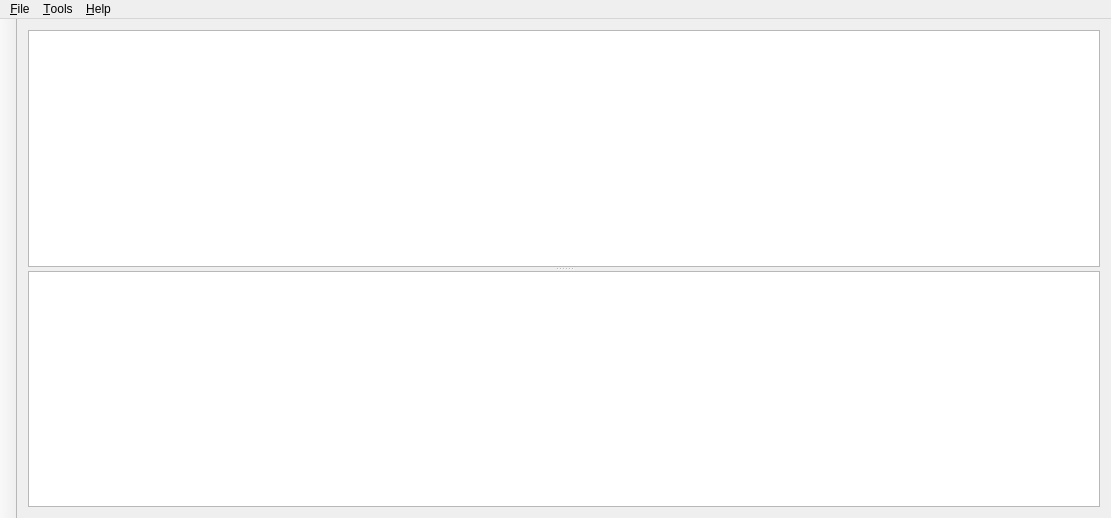
<?xml version="1.0" encoding="UTF-8"?>
<ui version="4.0">
 <class>MainWindow</class>
 <widget class="QMainWindow" name="MainWindow">
  <property name="geometry">
   <rect>
    <x>0</x>
    <y>0</y>
    <width>1111</width>
    <height>518</height>
   </rect>
  </property>
  <property name="windowTitle">
   <string>Entropy piano tuner</string>
  </property>
  <property name="windowIcon">
   <iconset resource="../../media/media.qrc">
    <normaloff>:/media/images/icon_256x256.png</normaloff>:/media/images/icon_256x256.png</iconset>
  </property>
  <widget class="QWidget" name="centralWidget">
   <layout class="QVBoxLayout" name="verticalLayout">
    <item>
     <layout class="QHBoxLayout" name="controlLayout"/>
    </item>
    <item>
     <widget class="QSplitter" name="graphSplitter">
      <property name="sizePolicy">
       <sizepolicy hsizetype="Preferred" vsizetype="Expanding">
        <horstretch>1</horstretch>
        <verstretch>1</verstretch>
       </sizepolicy>
      </property>
      <property name="orientation">
       <enum>Qt::Vertical</enum>
      </property>
      <property name="childrenCollapsible">
       <bool>false</bool>
      </property>
      <widget class="TuningCurveGraph" name="tuningCurveGraphicsView">
       <property name="sizePolicy">
        <sizepolicy hsizetype="Expanding" vsizetype="Expanding">
         <horstretch>0</horstretch>
         <verstretch>1</verstretch>
        </sizepolicy>
       </property>
       <property name="whatsThis">
        <string>&lt;html&gt;&lt;head/&gt;&lt;body&gt;&lt;p&gt;This windows displays the tuning curve.&lt;/p&gt;&lt;/body&gt;&lt;/html&gt;</string>
       </property>
      </widget>
      <widget class="FourierSpectrumGraph" name="fourierSpectrumGraphics">
       <property name="sizePolicy">
        <sizepolicy hsizetype="Expanding" vsizetype="Expanding">
         <horstretch>0</horstretch>
         <verstretch>1</verstretch>
        </sizepolicy>
       </property>
       <property name="whatsThis">
        <string>&lt;html&gt;&lt;head/&gt;&lt;body&gt;&lt;p&gt;This window displays the recorded spectrum of a single note. Bars will indicate the peaks that were found during the analysis.&lt;/p&gt;&lt;/body&gt;&lt;/html&gt;</string>
       </property>
      </widget>
     </widget>
    </item>
   </layout>
  </widget>
  <widget class="QMenuBar" name="menuBar">
   <property name="geometry">
    <rect>
     <x>0</x>
     <y>0</y>
     <width>1111</width>
     <height>26</height>
    </rect>
   </property>
   <widget class="QMenu" name="menuFile">
    <property name="title">
     <string>&amp;File</string>
    </property>
    <addaction name="action_New"/>
    <addaction name="actionOpen"/>
    <addaction name="separator"/>
    <addaction name="actionSave"/>
    <addaction name="actionSave_As"/>
    <addaction name="separator"/>
    <addaction name="actionShare"/>
    <addaction name="actionExit"/>
   </widget>
   <widget class="QMenu" name="menuTools">
    <property name="title">
     <string>&amp;Tools</string>
    </property>
    <addaction name="actionEdit_piano_data_sheet"/>
    <addaction name="actionClear_pitches"/>
    <addaction name="separator"/>
    <addaction name="actionOptions"/>
   </widget>
   <widget class="QMenu" name="menuHelp">
    <property name="title">
     <string>&amp;Help</string>
    </property>
    <addaction name="actionTutorial"/>
    <addaction name="actionManual"/>
    <addaction name="separator"/>
    <addaction name="actionAbout"/>
    <addaction name="actionView_log"/>
    <addaction name="separator"/>
    <addaction name="separator"/>
    <addaction name="separator"/>
   </widget>
   <addaction name="menuFile"/>
   <addaction name="menuTools"/>
   <addaction name="menuHelp"/>
  </widget>
  <widget class="QToolBar" name="modeToolBar">
   <property name="movable">
    <bool>false</bool>
   </property>
   <property name="allowedAreas">
    <set>Qt::LeftToolBarArea</set>
   </property>
   <attribute name="toolBarArea">
    <enum>LeftToolBarArea</enum>
   </attribute>
   <attribute name="toolBarBreak">
    <bool>false</bool>
   </attribute>
  </widget>
  <action name="actionOpen">
   <property name="text">
    <string>&amp;Open</string>
   </property>
  </action>
  <action name="actionSave">
   <property name="text">
    <string>&amp;Save</string>
   </property>
  </action>
  <action name="actionExit">
   <property name="text">
    <string>E&amp;xit</string>
   </property>
  </action>
  <action name="actionAbout">
   <property name="text">
    <string>About</string>
   </property>
  </action>
  <action name="actionOpen_sound_control">
   <property name="text">
    <string>Open sound control</string>
   </property>
  </action>
  <action name="actionSave_As">
   <property name="text">
    <string>Save &amp;As</string>
   </property>
  </action>
  <action name="action_New">
   <property name="text">
    <string>&amp;New</string>
   </property>
  </action>
  <action name="actionEdit_piano_data_sheet">
   <property name="text">
    <string>&amp;Edit piano data sheet</string>
   </property>
  </action>
  <action name="actionShare">
   <property name="icon">
    <iconset theme="document-send">
     <normaloff>.</normaloff>.</iconset>
   </property>
   <property name="text">
    <string>Share</string>
   </property>
   <property name="visible">
    <bool>false</bool>
   </property>
  </action>
  <action name="actionView_log">
   <property name="text">
    <string>View log</string>
   </property>
  </action>
  <action name="actionOptions">
   <property name="text">
    <string>&amp;Options</string>
   </property>
  </action>
  <action name="actionClear_pitches">
   <property name="text">
    <string>&amp;Clear pitch markers</string>
   </property>
   <property name="toolTip">
    <string>Clear pitch markers</string>
   </property>
  </action>
  <action name="actionManual">
   <property name="text">
    <string>Manual</string>
   </property>
  </action>
  <action name="actionTutorial">
   <property name="text">
    <string>Tutorial</string>
   </property>
  </action>
 </widget>
 <layoutdefault spacing="6" margin="11"/>
 <customwidgets>
  <customwidget>
   <class>FourierSpectrumGraph</class>
   <extends>QGraphicsView</extends>
   <header>drawers/fourierspectrumgraph.h</header>
  </customwidget>
  <customwidget>
   <class>TuningCurveGraph</class>
   <extends>QGraphicsView</extends>
   <header>drawers/tuningcurvegraph.h</header>
  </customwidget>
 </customwidgets>
 <resources>
  <include location="../../media/media.qrc"/>
 </resources>
 <connections>
  <connection>
   <sender>actionExit</sender>
   <signal>triggered()</signal>
   <receiver>MainWindow</receiver>
   <slot>close()</slot>
   <hints>
    <hint type="sourcelabel">
     <x>-1</x>
     <y>-1</y>
    </hint>
    <hint type="destinationlabel">
     <x>474</x>
     <y>332</y>
    </hint>
   </hints>
  </connection>
  <connection>
   <sender>actionOpen</sender>
   <signal>triggered()</signal>
   <receiver>MainWindow</receiver>
   <slot>onFileOpen()</slot>
   <hints>
    <hint type="sourcelabel">
     <x>-1</x>
     <y>-1</y>
    </hint>
    <hint type="destinationlabel">
     <x>474</x>
     <y>332</y>
    </hint>
   </hints>
  </connection>
  <connection>
   <sender>actionSave</sender>
   <signal>triggered()</signal>
   <receiver>MainWindow</receiver>
   <slot>onFileSave()</slot>
   <hints>
    <hint type="sourcelabel">
     <x>-1</x>
     <y>-1</y>
    </hint>
    <hint type="destinationlabel">
     <x>474</x>
     <y>332</y>
    </hint>
   </hints>
  </connection>
  <connection>
   <sender>actionAbout</sender>
   <signal>triggered()</signal>
   <receiver>MainWindow</receiver>
   <slot>onAbout()</slot>
   <hints>
    <hint type="sourcelabel">
     <x>-1</x>
     <y>-1</y>
    </hint>
    <hint type="destinationlabel">
     <x>474</x>
     <y>332</y>
    </hint>
   </hints>
  </connection>
  <connection>
   <sender>actionOpen_sound_control</sender>
   <signal>triggered()</signal>
   <receiver>MainWindow</receiver>
   <slot>onOpenSoundControl()</slot>
   <hints>
    <hint type="sourcelabel">
     <x>-1</x>
     <y>-1</y>
    </hint>
    <hint type="destinationlabel">
     <x>474</x>
     <y>332</y>
    </hint>
   </hints>
  </connection>
  <connection>
   <sender>actionSave_As</sender>
   <signal>triggered()</signal>
   <receiver>MainWindow</receiver>
   <slot>onFileSaveAs()</slot>
   <hints>
    <hint type="sourcelabel">
     <x>-1</x>
     <y>-1</y>
    </hint>
    <hint type="destinationlabel">
     <x>384</x>
     <y>292</y>
    </hint>
   </hints>
  </connection>
  <connection>
   <sender>action_New</sender>
   <signal>triggered()</signal>
   <receiver>MainWindow</receiver>
   <slot>onFileNew()</slot>
   <hints>
    <hint type="sourcelabel">
     <x>-1</x>
     <y>-1</y>
    </hint>
    <hint type="destinationlabel">
     <x>384</x>
     <y>292</y>
    </hint>
   </hints>
  </connection>
  <connection>
   <sender>actionEdit_piano_data_sheet</sender>
   <signal>triggered()</signal>
   <receiver>MainWindow</receiver>
   <slot>onEditPianoDataSheet()</slot>
   <hints>
    <hint type="sourcelabel">
     <x>-1</x>
     <y>-1</y>
    </hint>
    <hint type="destinationlabel">
     <x>384</x>
     <y>292</y>
    </hint>
   </hints>
  </connection>
  <connection>
   <sender>actionShare</sender>
   <signal>triggered()</signal>
   <receiver>MainWindow</receiver>
   <slot>onFileShare()</slot>
   <hints>
    <hint type="sourcelabel">
     <x>-1</x>
     <y>-1</y>
    </hint>
    <hint type="destinationlabel">
     <x>384</x>
     <y>292</y>
    </hint>
   </hints>
  </connection>
  <connection>
   <sender>actionView_log</sender>
   <signal>triggered()</signal>
   <receiver>MainWindow</receiver>
   <slot>onViewLog()</slot>
   <hints>
    <hint type="sourcelabel">
     <x>-1</x>
     <y>-1</y>
    </hint>
    <hint type="destinationlabel">
     <x>384</x>
     <y>292</y>
    </hint>
   </hints>
  </connection>
  <connection>
   <sender>actionOptions</sender>
   <signal>triggered()</signal>
   <receiver>MainWindow</receiver>
   <slot>onOptions()</slot>
   <hints>
    <hint type="sourcelabel">
     <x>-1</x>
     <y>-1</y>
    </hint>
    <hint type="destinationlabel">
     <x>535</x>
     <y>310</y>
    </hint>
   </hints>
  </connection>
  <connection>
   <sender>actionClear_pitches</sender>
   <signal>triggered()</signal>
   <receiver>MainWindow</receiver>
   <slot>onResetRecording()</slot>
   <hints>
    <hint type="sourcelabel">
     <x>-1</x>
     <y>-1</y>
    </hint>
    <hint type="destinationlabel">
     <x>536</x>
     <y>310</y>
    </hint>
   </hints>
  </connection>
  <connection>
   <sender>actionManual</sender>
   <signal>triggered()</signal>
   <receiver>MainWindow</receiver>
   <slot>onManual()</slot>
   <hints>
    <hint type="sourcelabel">
     <x>-1</x>
     <y>-1</y>
    </hint>
    <hint type="destinationlabel">
     <x>555</x>
     <y>258</y>
    </hint>
   </hints>
  </connection>
  <connection>
   <sender>actionTutorial</sender>
   <signal>triggered()</signal>
   <receiver>MainWindow</receiver>
   <slot>onTutorial()</slot>
   <hints>
    <hint type="sourcelabel">
     <x>-1</x>
     <y>-1</y>
    </hint>
    <hint type="destinationlabel">
     <x>555</x>
     <y>258</y>
    </hint>
   </hints>
  </connection>
 </connections>
 <slots>
  <slot>onFileSave()</slot>
  <slot>onFileOpen()</slot>
  <slot>onAbout()</slot>
  <slot>onStartCalculation()</slot>
  <slot>onFileSaveAs()</slot>
  <slot>onFileNew()</slot>
  <slot>onEditPianoDataSheet()</slot>
  <slot>onFileShare()</slot>
  <slot>onViewLog()</slot>
  <slot>onGuideEnabled(bool)</slot>
  <slot>onOptions()</slot>
  <slot>onInputLevelChanged(int)</slot>
  <slot>onResetRecording()</slot>
  <slot>onResetNoiseLevel()</slot>
  <slot>onManual()</slot>
  <slot>onToggleMute(bool)</slot>
  <slot>onTutorial()</slot>
  <slot>onOpenSoundControl()</slot>
 </slots>
</ui>
